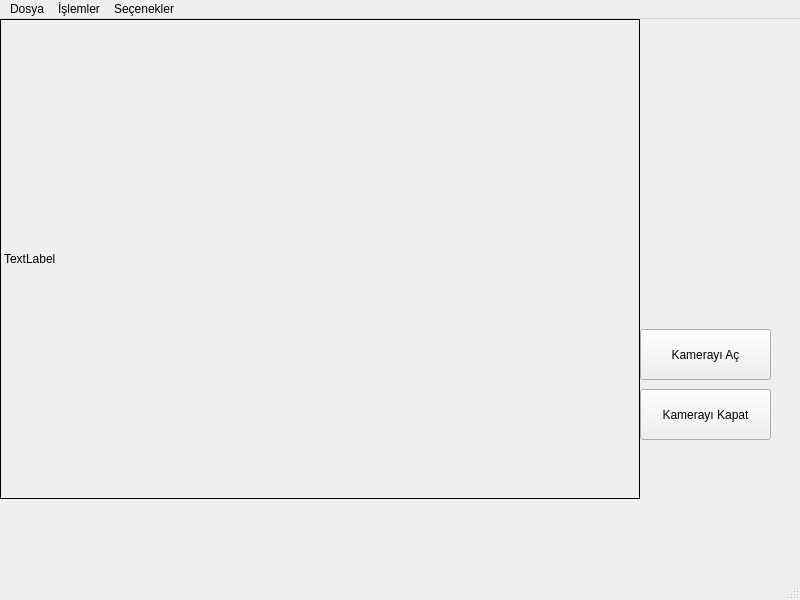
<?xml version="1.0" encoding="UTF-8"?>
<ui version="4.0">
 <class>MainWindow</class>
 <widget class="QMainWindow" name="MainWindow">
  <property name="geometry">
   <rect>
    <x>0</x>
    <y>0</y>
    <width>800</width>
    <height>600</height>
   </rect>
  </property>
  <property name="windowTitle">
   <string>Tohum Sayma</string>
  </property>
  <widget class="QWidget" name="centralwidget">
   <widget class="QPushButton" name="btnCameraOpen">
    <property name="geometry">
     <rect>
      <x>640</x>
      <y>310</y>
      <width>131</width>
      <height>51</height>
     </rect>
    </property>
    <property name="text">
     <string>Kamerayı Aç</string>
    </property>
   </widget>
   <widget class="QPushButton" name="btnCameraClose">
    <property name="geometry">
     <rect>
      <x>640</x>
      <y>370</y>
      <width>131</width>
      <height>51</height>
     </rect>
    </property>
    <property name="text">
     <string>Kamerayı Kapat</string>
    </property>
   </widget>
   <widget class="QLabel" name="imgLabel">
    <property name="geometry">
     <rect>
      <x>0</x>
      <y>0</y>
      <width>640</width>
      <height>480</height>
     </rect>
    </property>
    <property name="frameShape">
     <enum>QFrame::Box</enum>
    </property>
    <property name="text">
     <string>TextLabel</string>
    </property>
   </widget>
  </widget>
  <widget class="QMenuBar" name="menubar">
   <property name="geometry">
    <rect>
     <x>0</x>
     <y>0</y>
     <width>800</width>
     <height>21</height>
    </rect>
   </property>
   <widget class="QMenu" name="menuYeni">
    <property name="title">
     <string>Dosya</string>
    </property>
    <addaction name="actionA"/>
    <addaction name="actionKaydet"/>
    <addaction name="separator"/>
    <addaction name="separator"/>
   </widget>
   <widget class="QMenu" name="menu_lemler">
    <property name="title">
     <string>İşlemler</string>
    </property>
   </widget>
   <widget class="QMenu" name="menuSe_enekler">
    <property name="title">
     <string>Seçenekler</string>
    </property>
   </widget>
   <addaction name="menuYeni"/>
   <addaction name="menu_lemler"/>
   <addaction name="menuSe_enekler"/>
  </widget>
  <widget class="QStatusBar" name="statusbar"/>
  <action name="actionA">
   <property name="text">
    <string>Aç</string>
   </property>
  </action>
  <action name="actionKaydet">
   <property name="text">
    <string>Kaydet</string>
   </property>
  </action>
 </widget>
 <resources/>
 <connections/>
</ui>
